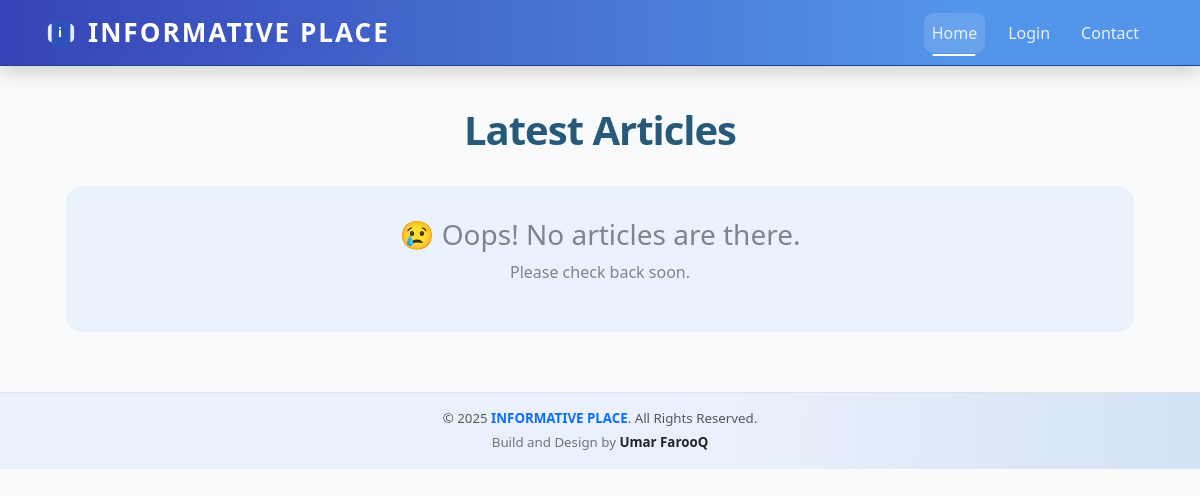
Before: / with the older database file.
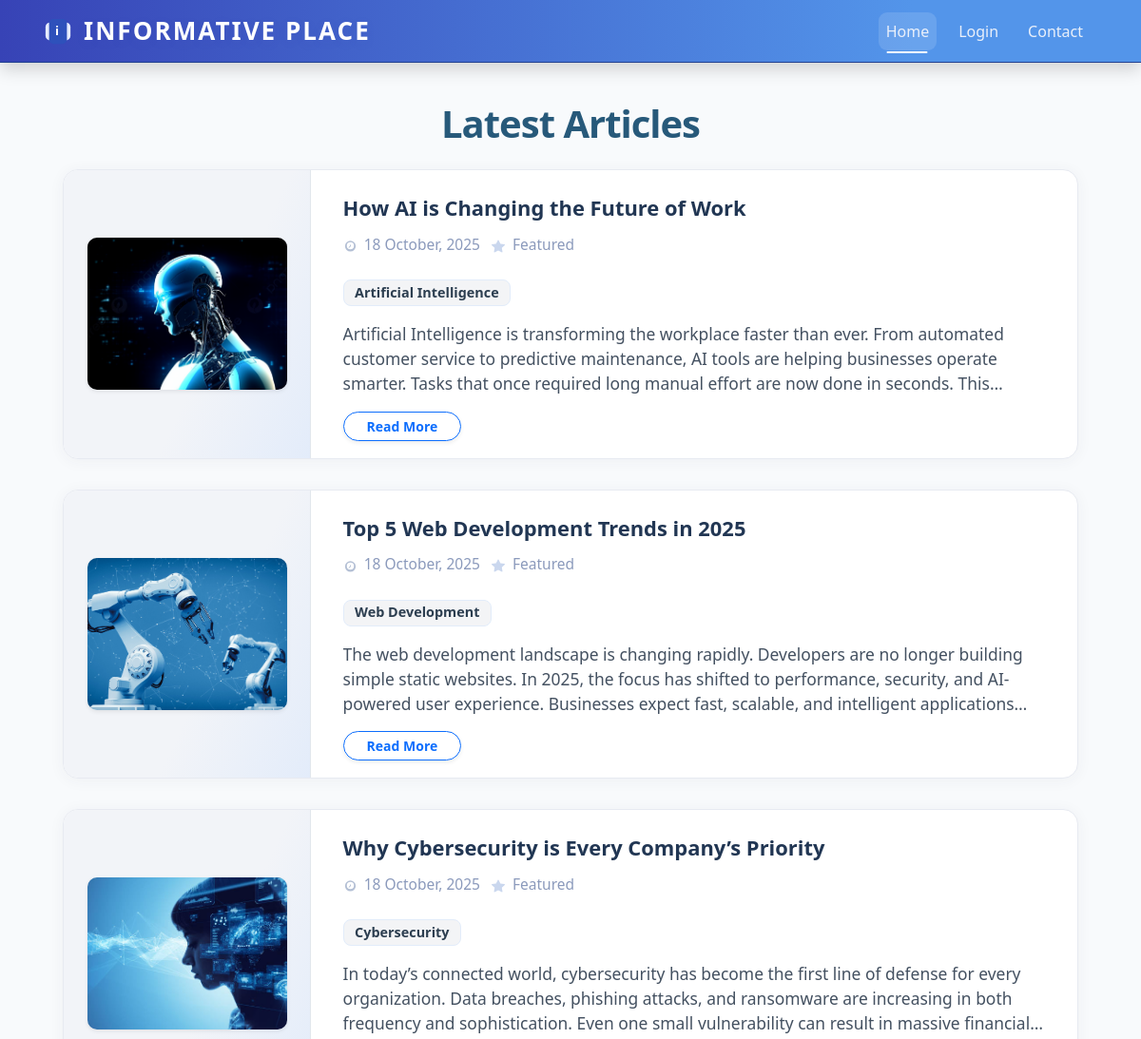
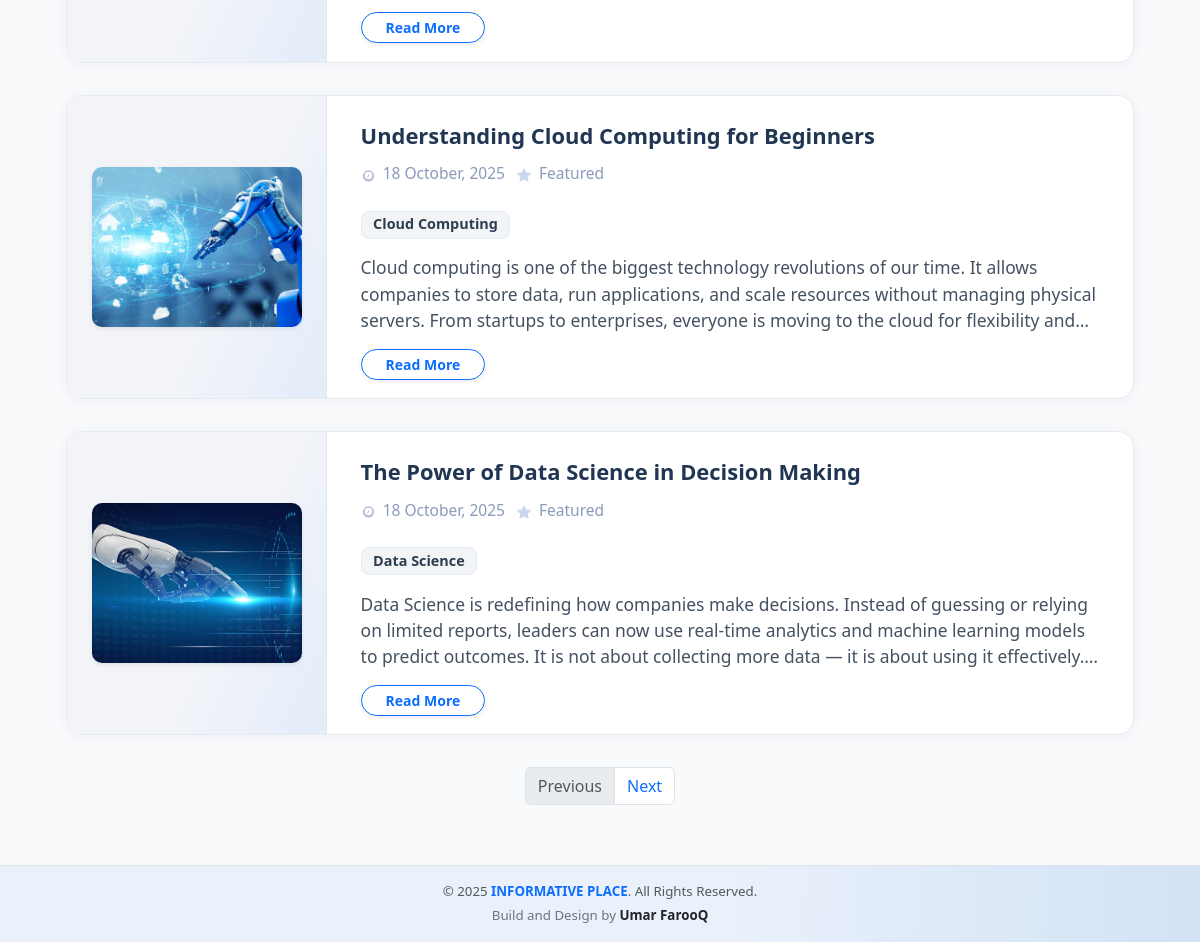
After: the same page with the newer database file (2 pictures, top to bottom).
### tables this page shows
CREATE TABLE `article` (
  `id` int NOT NULL,
  `title` varchar(128) NOT NULL,
  `content` text NOT NULL,
  `published_at` datetime DEFAULT NULL,
  `image_file` varchar(200) DEFAULT NULL
);

### classes/Auth.php (called while the page is built, shortened)
<?php
class Auth
{
	public static function isLoggedIn()
	{
		return isset($_SESSION['is_logged_in']) && $_SESSION['is_logged_in'];
	}
}

### classes/Article.php (called while the page is built, shortened)
<?php
	class Article
	{
		public static function getPage($conn, $limit, $offset, $only_published=false)
		{
			$condition = $only_published ? ' WHERE published_at IS NOT NULL' : '';
			$sql = "SELECT a.*, category.name AS category_name
							FROM (
								SELECT *
								FROM article
								$condition
								ORDER BY published_at
								LIMIT :limit
								OFFSET :offset) AS a
							LEFT JOIN article_category
							ON a.id = article_category.article_id
							LEFT JOIN category
							ON article_category.category_id = category.id";
			$stmt = $conn->prepare($sql);
			$stmt->bindValue(':limit', $limit, PDO::PARAM_INT);
			$stmt->bindValue(':offset', $offset, PDO::PARAM_INT);
			$stmt->execute();
			$results = $stmt->fetchAll(PDO::FETCH_ASSOC);
			$articles = [];
			$previous_id = null;
			foreach ($results as $row) {
				$article_id = $row['id'];
				if ($article_id != $previous_id) {
					$row['category_names'] = [];
					$articles[$article_id] = $row;
				}
				$articles[$article_id]['category_names'][] = $row['category_name'];
				$previous_id = $article_id;
			}
			return $articles;
		}
			public static function getTotal($conn, $only_published=false)
			{
				$condition = $only_published ? ' WHERE published_at IS NOT NULL' : '';
				return $conn->query("SELECT COUNT(*) FROM article $condition")->fetchColumn();
			}
	}

### classes/Paginator.php (called while the page is built, shortened)
<?php
class Paginator
{
	public function __construct($page, $records_per_page, $total_records)
	{
		$this->limit = $records_per_page;
		$page = filter_var($page, FILTER_VALIDATE_INT,[
			'options' => [
				'default' => 1,
				'min_range' => 1
			]
		]);
		$total_pages = ceil($total_records / $records_per_page);
		if ($page < $total_pages) {
			$this->next = $page + 1;
		}
		$this->offset = $records_per_page * ($page - 1);
	}
}

### index.php (the view, shortened to what this page needs)
<?php
$conn = require 'include/db.php';
$paginator = new Paginator($_GET['page'] ?? 1, 5, Article::getTotal($conn, true));
$articles = Article::getPage($conn, $paginator->limit, $paginator->offset, true);
?>
<!DOCTYPE html>
<html lang="en">
<head>
    <link href="https://cdn.jsdelivr.net/npm/bootstrap@5.3.2/dist/css/bootstrap.min.css" rel="stylesheet">
</head>
<body>
<?php require 'include/header.php'; ?>
<div class="container container-index px-2 px-md-4">
    <h1 class="mb-4 text-center fw-bold" style="letter-spacing: -1px; color:#27597a;">Latest Articles</h1>
    <?php if (empty($articles)): ?>
        <div class="no-articles mx-auto">
            <h3 class="mb-2">😢 Oops! No articles are there.</h3>
            <p>Please check back soon.</p>
        </div>
    <?php else: ?>
        <div class="list-unstyled">
        <?php foreach ($articles as $article): ?>
            <div class="article-card">
                <?php if (!empty($article['image_file'])): ?>
                    <div class="article-image-col py-3 px-2">
                        <a href="article.php?id=<?= $article['id']; ?>">
                            <img
                                src="/uploads/<?= htmlspecialchars($article['image_file']) ?>"
                                alt="<?= htmlspecialchars($article['title']) ?>"
                                class="article-image shadow-sm"
                            >
                        </a>
                    </div>
                <?php endif; ?>
                <div class="article-content-col">
                    <div class="article-header">
                        <a class="article-title" href="article.php?id=<?= $article['id']; ?>">
                            <?= htmlspecialchars($article['title']); ?>
                        </a>
                        <div class="article-meta">
                            <span>
                                <svg width="15" height="15" fill="#b3bfd4" style="margin-right:3px;" viewBox="0 0 16 16"><path d="M8 3.993a4.01 4.01 0 1 1 0 8.02 4.01 4.01 0 0 1 0-8.02zm0-1.493A5.493 5.493 0 1 0 8 14.493 5.493 5.493 0 0 0 8 2.5zm.5 4.603V8.37a.5.5 0 0 1-.146.354l-1.5 1.5a.5.5 0 1 1-.708-.708l1.354-1.353V7.103a.5.5 0 0 1 1 0z"/></svg>
                                <time datetime="<?= $article['published_at'] ?>">
                                    <?php
                                        $datetime = new DateTime($article['published_at']);
                                        echo $datetime->format("j F, Y");
                                    ?>
                                </time>
                            </span>
                            <span>
                                <span class="ms-1">Featured</span>
                            </span>
                        </div>
                        <?php if ($article['category_names']): ?>
                            <div class="article-categories">
                                <?php foreach ($article['category_names'] as $name): ?>
                                    <span class="badge category-badge"><?= htmlspecialchars($name); ?></span>
                                <?php endforeach; ?>
                            </div>
                        <?php endif; ?>
                    </div>
                    <p class="article-excerpt"><?= nl2br(htmlspecialchars(mb_strimwidth($article['content'], 0, 325, '...'))); ?></p>
                    <div class="mt-3">
                        <a href="article.php?id=<?= $article['id']; ?>" class="btn btn-outline-primary btn-sm shadow-sm rounded-pill px-4 py-1 fw-semibold">
                            Read More
                        </a>
                    </div>
                </div>
            </div>
        <?php endforeach; ?>
        </div>
        <?php require 'include/pagination.php'; ?>
    <?php endif; ?>
</div>
<?php require 'include/footer.php' ?>
</body>
</html>

### include/header.php (shortened to what this page needs)
<!DOCTYPE html>
<html lang="en" dir="ltr">
<head>
    <link rel="stylesheet" href="https://cdn.jsdelivr.net/npm/bootstrap@5.3.2/dist/css/bootstrap.min.css">
    <link rel="stylesheet" href="/css/jquery.datetimepicker.min.css">
    <link rel="stylesheet" href="/css/styles.css">
</head>
<body>
    <nav class="navbar navbar-expand-lg header-gradient-bg shadow mb-4">
        <div class="container px-3">
            <a class="navbar-brand navbar-brand-fancy d-flex align-items-center gap-2" href="/">
                <svg width="30" height="30" fill="none" viewBox="0 0 32 32" xmlns="http://www.w3.org/2000/svg" class="me-1">
                  <text x="16" y="20" text-anchor="middle" fill="#fff" font-size="14" font-family="Segoe UI" font-weight="bold">i</text>
                </svg>
                INFORMATIVE PLACE
            </a>
            <div class="collapse navbar-collapse flex-grow-0" id="navbarNav">
                <ul class="navbar-nav ms-lg-auto gap-lg-2 align-items-lg-center">
                    <li class="nav-item">
                        <a href="/" class="nav-link<?php if ($_SERVER['REQUEST_URI'] == '/'): ?> active<?php endif; ?>">Home</a>
                    </li>
                    <?php if (Auth::isLoggedIn()): ?>
                        <li class="nav-item">
                            <a href="/admin/" class="nav-link<?php if (strpos($_SERVER['REQUEST_URI'], '/admin') === 0): ?> active<?php endif; ?>">Admin</a>
                        </li>
                        <li class="nav-item">
                            <a href="/logout.php" class="nav-link">Logout</a>
                        </li>
                    <?php else: ?>
                        <li class="nav-item">
                            <a href="/login.php" class="nav-link<?php if (strpos($_SERVER['REQUEST_URI'], '/login') === 0): ?> active<?php endif; ?>">Login</a>
                        </li>
                    <?php endif; ?>
                    <li class="nav-item">
                        <a href="/contact.php" class="nav-link<?php if (strpos($_SERVER['REQUEST_URI'], '/contact') === 0): ?> active<?php endif; ?>">Contact</a>
                    </li>
                </ul>
            </div>
        </div>
    </nav>
    <main class="container mt-4 mb-5">

### include/footer.php (shortened to what this page needs)
    </main>
    <footer class="footer mt-auto py-3 border-top" style="background: linear-gradient(93deg,#eaf1fb 60%,#d2e2f5 100%);">
        <div class="container text-center small text-muted">
            <div class="mb-1">
                <span>&copy; <?php echo date('Y'); ?> <span class="fw-semibold text-primary">INFORMATIVE PLACE</span>. All Rights Reserved.</span>
            </div>
            <div>
                <span class="text-secondary">Build and Design by <strong class="text-dark">Umar FarooQ</strong></span>
            </div>
        </div>
    </footer>
</body>
</html>

### include/pagination.php
<?php $base = strtok($_SERVER["REQUEST_URI"], '?'); ?>
<nav aria-label="Page navigation" class="my-4">
    <ul class="pagination justify-content-center">
        <li class="page-item">
            <?php if ($paginator->previous): ?>
                <a class="page-link" href="<?= $base; ?>?page=<?= $paginator->previous; ?>">Previous</a>
            <?php else: ?>
                <span class="page-link disabled">Previous</span>
            <?php endif; ?>
        </li>
        <li class="page-item">
            <?php if ($paginator->next): ?>
                <a class="page-link" href="<?= $base; ?>?page=<?= $paginator->next; ?>">Next</a>
            <?php else: ?>
                <span class="page-link disabled">Next</span>
            <?php endif; ?>
        </li>
    </ul>
</nav>

### css/styles.css (style rules this page uses)
body { background: #f8fafc; font-family: "Segoe UI", Arial, sans-serif; }
.article-card { box-shadow: 0 2px 16px rgba(57,62,70,0.05); border-radius: 1rem; border: 1px solid #e7eaf1; background: white; }
.category-badge { background: #f3f4f6; color: #2c3e50; padding: .4em .8em; font-size: 0.90em; border-radius: 8px; margin: 0 .2em .2em 0; }
footer.footer { background: #f8f9fa; border-top: 1px solid #e7eaf1; font-size: 0.95em; }
.no-articles { background: #eaf3fb; border-radius: 1rem; color: #808191; padding: 2rem 1rem; }

### index.php (style rules this page uses)
body { background-color: #f8fafc; }
.container-index { margin-top: 40px; margin-bottom: 60px; max-width: 1050px; }
.article-card { display: flex; flex-direction: row; box-shadow: 0 4px 24px rgba(80,120,180,0.09); border-radius: 15px; margin-bottom: 32px; background: #fff; transition: transform 0.13s, box-shadow 0.13s; border: 1.5px solid #e1e7ec; overflow: hidden; min-height: 210px; position: relative; }
.article-image-col { flex: 0 0 260px; max-width: 260px; background: linear-gradient(115deg, #f2f4f8 60%, #e3ecfa 100%); display: flex; align-items: center; justify-content: center; border-right: 1.5px solid #e1e7ec; }
.article-image { width: 210px; height: 160px; object-fit: cover; object-position: center; border-radius: 10px; box-shadow: 0 2px 14px 0 rgba(80,120,180,0.07); background: #f1f3f6; }
.article-content-col { flex: 1 1 0%; padding: 1.5rem 1.85rem 1.13rem 2.1rem; display: flex; flex-direction: column; min-width: 0; }
.article-header { display: flex; flex-direction: column; gap:8px; }
.article-title { font-size: 1.37rem; font-weight: 700; margin-bottom: 2px; color: #213653; transition: color 0.1s; text-decoration: none; }
.article-meta { font-size: 0.97rem; font-weight: 500; color: #8b9abc; margin-bottom: 8px; display: flex; align-items: center; gap: 12px; }
.article-categories { margin: 9px 0 13px 0; display: flex; flex-wrap: wrap; align-items: center; }
.category-badge { margin-right: 6px; margin-bottom: 5px; margin-top: 3px; background: linear-gradient(89deg, #eaf1fb 66%, #d2e2f5 100%); color: #1769c2; font-weight: 500; font-size: 0.98rem; border-radius: 13px; padding: 3.5px 16px; border: 1px solid #e2ecfa; box-shadow: none; }
.article-excerpt { color: #445161; font-size: 1.09rem; margin-bottom: 0; overflow: hidden; display: -webkit-box; -webkit-line-clamp: 3; -webkit-box-orient: vertical; }
.no-articles { padding: 2.5rem 1rem; text-align: center; color: #566; background: #e9ecef; border-radius: 6px; margin-top: 2rem; }

### include/header.php (style rules this page uses)
.header-gradient-bg { background: linear-gradient(90deg, #3743b6 0%, #5395ea 80%); box-shadow: 0 6px 24px rgba(41,69,156,0.13); border-bottom: 1.5px solid #204090; }
.navbar-brand-fancy { font-family: 'Segoe UI', 'Poppins', 'Arial', sans-serif; font-weight: 800; letter-spacing: 2px; font-size: 1.63rem; color: #fff !important; text-shadow: 0 3px 12px rgba(54,71,173,0.09); }
.navbar-nav .nav-link { position: relative; font-weight: 500; color: #eaf0fa !important; margin-right: 7px; transition: color 0.18s; }
.navbar-nav .nav-link::after { content: ""; display: block; height: 2.5px; width: 0; background: #fff; border-radius: 2px; transition: width 0.23s; position: absolute; left: 50%; bottom: -3.5px; transform: translateX(-50%); }
.navbar-nav .nav-link:hover::after, .navbar-nav .nav-link.active::after { width: 70%; }
.navbar .nav-item .nav-link.active, .navbar .nav-item .nav-link.active:focus { background: rgba(255,255,255,0.13); border-radius: 9px; }

Changed rows visible on the page:
added article: image_file (picture), title "How AI is Changing the Future of Work", published_at "18 October, 2025", name "Artificial Intelligence", content "Artificial Intelligence is transforming the workplace faster than ever. From automated customer service to predictive maintenance, AI tools are helping businesses operate smarter. Tasks that once required long manual effort are now done in seconds.…"
added article: image_file (picture), title "Top 5 Web Development Trends in 2025", published_at "18 October, 2025", name "Web Development", content "The web development landscape is changing rapidly. Developers are no longer building simple static websites. In 2025, the focus has shifted to performance, security, and AI-powered user experience. Businesses expect fast, scalable, and intelligent…"
added article: image_file (picture), title "Why Cybersecurity is Every Company’s Priority", published_at "18 October, 2025", name "Cybersecurity", content "In today’s connected world, cybersecurity has become the first line of defense for every organization. Data breaches, phishing attacks, and ransomware are increasing in both frequency and sophistication. Even one small vulnerability can result in massive…"
added article: image_file (picture), title "Understanding Cloud Computing for Beginners", published_at "18 October, 2025", name "Cloud Computing", content "Cloud computing is one of the biggest technology revolutions of our time. It allows companies to store data, run applications, and scale resources without managing physical servers. From startups to enterprises, everyone is moving to the cloud for flexibility…"
added article: image_file (picture), title "The Power of Data Science in Decision Making", published_at "18 October, 2025", name "Data Science", content "Data Science is redefining how companies make decisions. Instead of guessing or relying on limited reports, leaders can now use real-time analytics and machine learning models to predict outcomes. It is not about collecting more data — it is about using it effectively."
Other visible differences:
text no longer shown: "😢 Oops! No articles are there. Please check back soon."
text now shown: "Previous Next"
